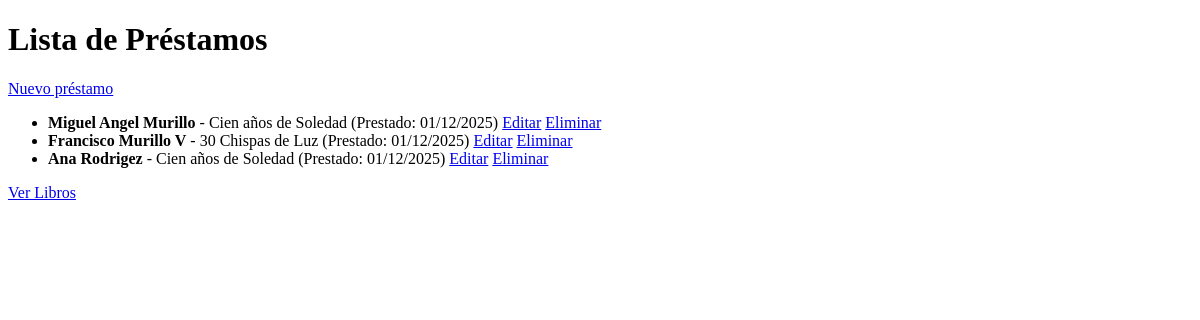
The app's page /prestamos/, older data.
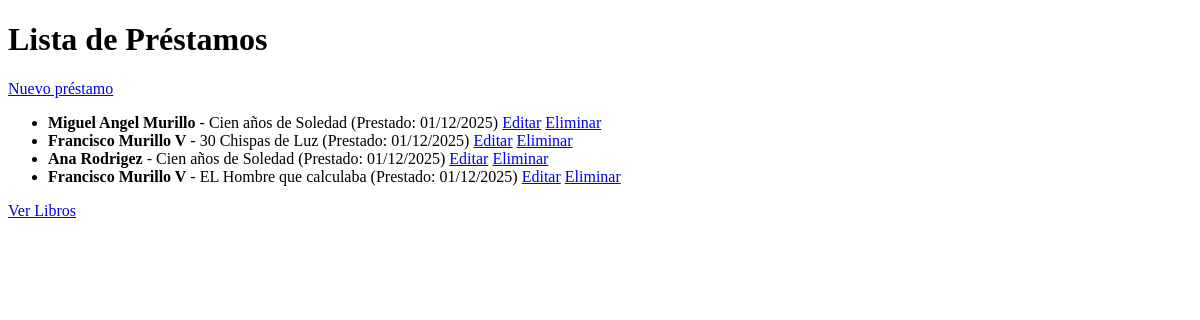
The same page, newer data.
### prestamos/models.py (models this page shows, shortened)
class Prestamo(models.Model):
    usuario = models.CharField(max_length=100)
    libro = models.ForeignKey(Libro, on_delete=models.CASCADE)
    fecha_prestamo = models.DateField(auto_now_add=True)
    fecha_devolucion = models.DateField(null=True, blank=True)

### libros/models.py (models this page shows, shortened)
class Libro(models.Model):
    titulo = models.CharField(max_length=200)
    autor = models.CharField(max_length=100)
    anio_publicacion = models.IntegerField()

### prestamos/views.py (the view)
# urls.py: path('', views.listar_prestamos, name='listar_prestamos'),
def listar_prestamos(request):
    prestamos = Prestamo.objects.all()
    return render(request, 'prestamos/listar.html', {'prestamos': prestamos})

### prestamos/templates/prestamos/listar.html (shortened to what this page needs)
<!DOCTYPE html>
<html>
<head>
</head>
<body>
    <h1>Lista de Préstamos</h1>
    <a href="{% url 'crear_prestamo' %}">Nuevo préstamo</a>
    <ul>
    {% for prestamo in prestamos %}
        <li>
            <strong>{{ prestamo.usuario }}</strong> -
            {{ prestamo.libro.titulo }}
            (Prestado: {{ prestamo.fecha_prestamo|date:"d/m/Y" }})
            <a href="{% url 'editar_prestamo' prestamo.id %}">Editar</a>
            <a href="{% url 'eliminar_prestamo' prestamo.id %}">Eliminar</a>
        </li>
    {% empty %}
        <li>No hay préstamos</li>
    {% endfor %}
    </ul>
    <a href="{% url 'listar_libros' %}">Ver Libros</a>
</body>
</html>

Row changes from the older to the newer data that the page shows:
added Prestamo: usuario "Francisco Murillo V", libro.titulo "EL Hombre que calculaba", fecha_prestamo "01/12/2025"
